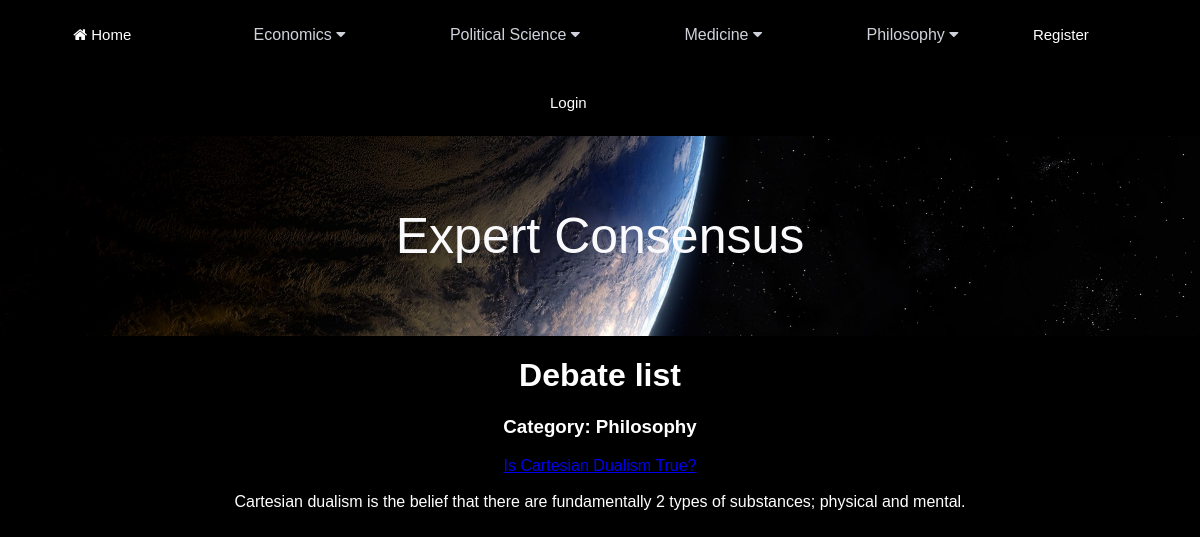
/MainApp/debate_list/, run on the app's committed database.
### MainApp/models.py (models this page shows, shortened)
class Debate(models.Model):
    category = models.ForeignKey(Category, on_delete=models.CASCADE, related_name="debates")
    title = models.CharField(max_length=255)
    description = models.TextField()
    created = models.DateTimeField(auto_now_add=True)
    class Meta:
        ordering = ['created']
        indexes = [models.Index(fields=['created']),]

class Category(models.Model):
    category = models.CharField(max_length=255)
    class Meta:
        verbose_name_plural = "Categories"

### MainApp/views.py (the view)
# urls.py: path('debate_list/', debate_list.as_view(), name='debate_list'),
class debate_list(ListView):
    model = Debate
    template_name = 'MainApp/debate/debate_list.html'

### MainApp/templates/MainApp/debate/debate_list.html (shortened to what this page needs)
{% extends "MainApp/base.html" %}
{% block content %}
<h1>Debate list</h1>
<div id="debate_list">
    {% for debate in debate_list %}
        {% if debate.category.category == "Philosophy" %}
            <h3>Category: {{ debate.category.category }}</h3>
            <a href="{% url 'MainApp:debate-details' debate.pk %}">{{ debate.title }}</a>
            {{ debate.description }}
        {% endif %}
    {% endfor %}
</div>
{% endblock %}

### MainApp/static/style.css (style rules this page uses)
body { margin: 0; padding: 0; background: black; font-family: arial; }
#debate_list { color:white; text-align:center; }
h1 { color: white; text-align: center; }
h3 { color: white; text-align: center; }

### data on the page
Debate: category.category "Philosophy", title "Is Cartesian Dualism True?", description "Cartesian dualism is the belief that there are fundamentally 2 types of substances; physical and mental."
